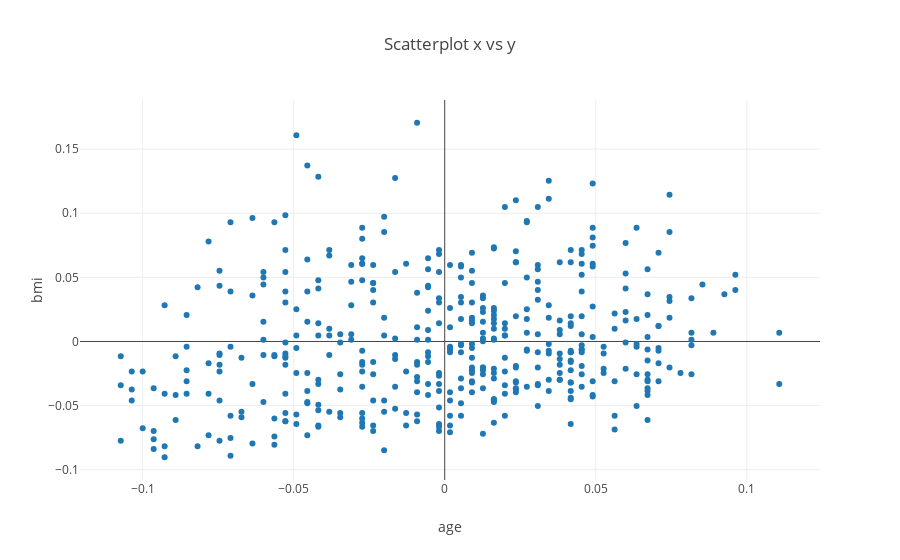

The cell this chart's notebook holds for it:
### Code cell
# Do the same using plotly
trace = go.Scatter(
    x = x_data,
    y = y_data,
    mode = 'markers'
)

layout= go.Layout(
    title= 'Scatterplot x vs y',
    xaxis= dict(
        title= 'age',
    ),
    yaxis=dict(
        title= 'bmi',
    ),
    showlegend= False
)

fig= go.Figure(data=[trace], layout=layout)
iplot(fig)

### Figure 1 — Plotly figure (JSON) as saved in the notebook; plotly's stock layout.template omitted (floating-point values rounded to 4 significant figures; data arrays with more than 128 entries replaced by an {"elided": "..."} marker saying what was removed)
{"data": [{"mode": "markers", "type": "scatter", "uid": "04f22d60-2ee2-4e69-80a4-f3b48f28a20e", "x": {"elided": "442 float values"}, "y": {"elided": "442 float values"}}], "layout": {"showlegend": false, "title": "Scatterplot x vs y", "xaxis": {"title": "age"}, "yaxis": {"title": "bmi"}}}
